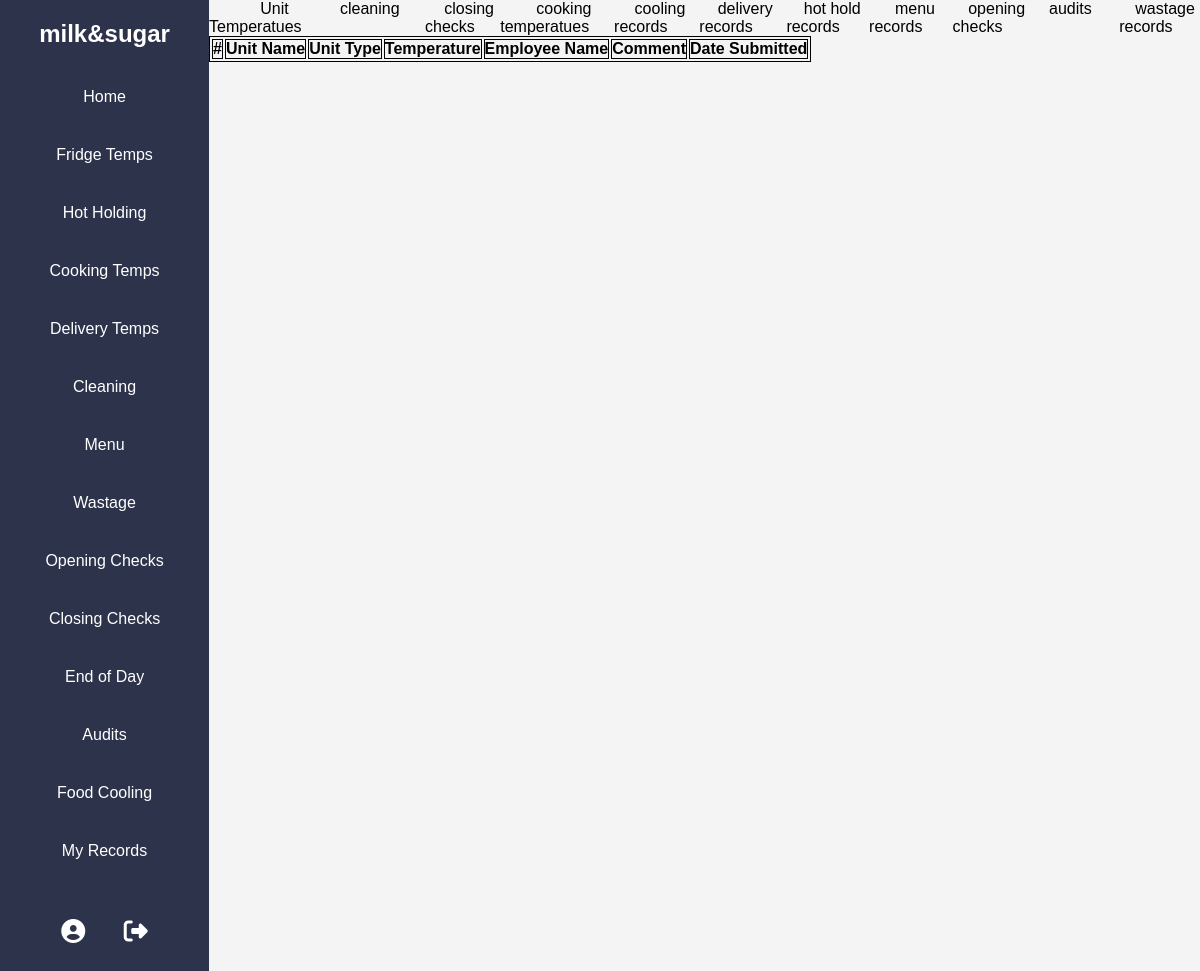
Page /unit_temp_records/1 (signed in) on the earlier database version.
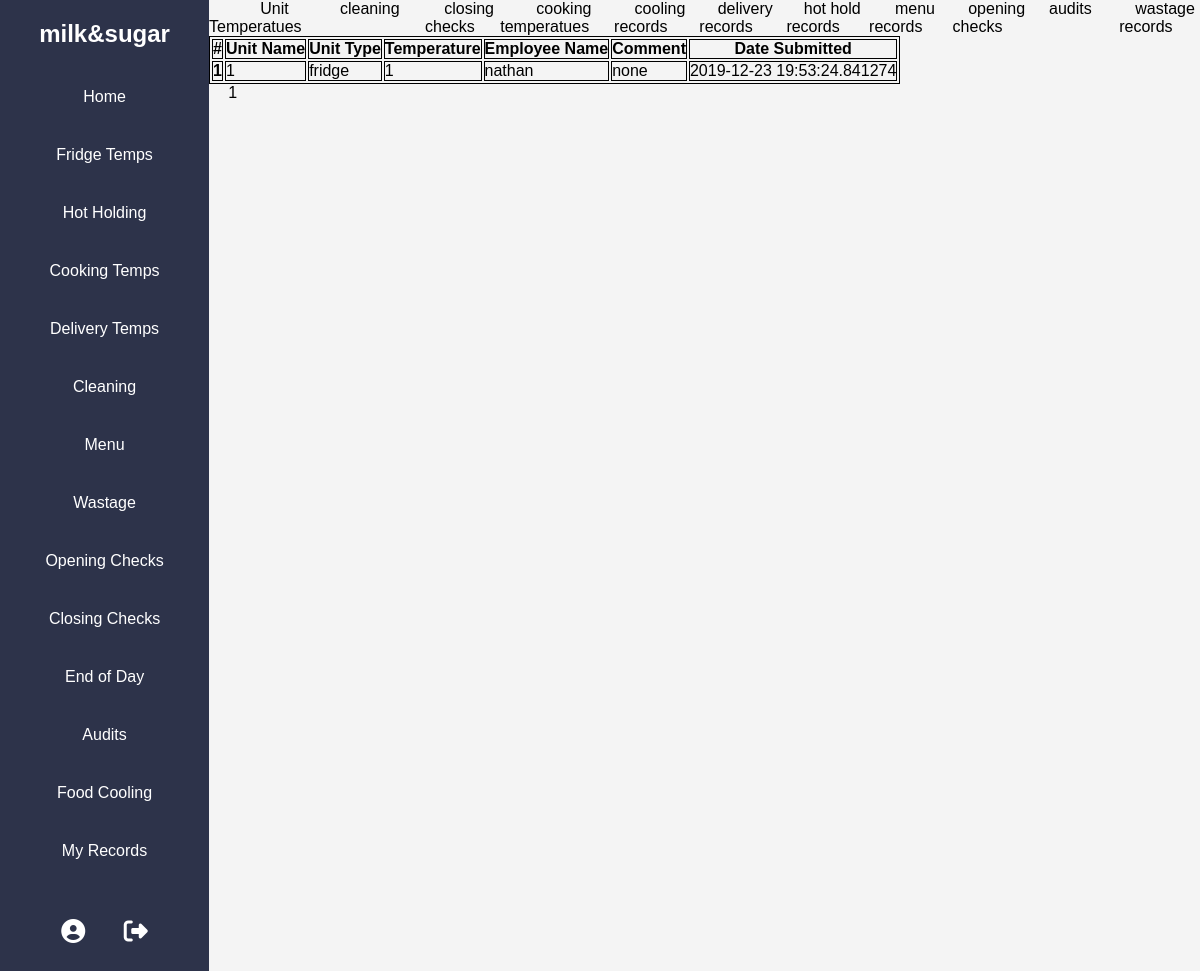
Same page on the later database version.
### SafeFoodApp/models.py (models this page shows, shortened)
class User(db.Model, UserMixin):
    id = db.Column(db.Integer, primary_key=True, nullable=False)
    username = db.Column(db.String(50), nullable=False)
    email = db.Column(db.String(50), unique=True, nullable=False)
    company_name = db.Column(db.String(120), unique=False, nullable=False)
    password = db.Column(db.String(60), unique=False, nullable=False)
    user_temp_records = db.relationship('FridgeFreezerTempTable', backref=db.backref('user', lazy=True))
    user_cooking_temp_records = db.relationship("CookingTemperatureTable", backref=db.backref('user', lazy=True))
    user_delivery_temp_records = db.relationship("DeliveryTemperatureTable", backref=db.backref('user', lazy=True))
    hot_hold_records = db.relationship("HotHoldTable", backref=db.backref('user', lazy=True))
    menu_spec = db.relationship("MenuTable", backref=db.backref('user', lazy=True))
    wastage = db.relationship("WastageTable", backref=db.backref('user', lazy=True))
    cooling_records = db.relationship("FoodCoolingTable", backref=db.backref('user', lazy=True))

class Base(db.Model):
    __abstract__ = True
    employee_name =  db.Column(db.String(50), nullable=False)
    date_submitted = db.Column(db.DateTime, nullable=False, default=datetime.utcnow)
    comment =  db.Column(db.String(100), nullable=True)

class FridgeFreezerTempTable(Base):
    id = db.Column(db.Integer, primary_key=True)
    unit_name = db.Column(db.String(50), nullable=False)
    unit_type = db.Column(db.String(50), nullable=False)
    temperature = db.Column(db.String(10), nullable=False)
    company_id = db.Column(db.Integer, db.ForeignKey('user.id'),nullable=False)

### SafeFoodApp/routes.py (the view)
@app.route("/unit_temp_records/<int:page_number>")
def unit_records(page_number):
    records = FridgeFreezerTempTable.query.filter_by(user=current_user).paginate(per_page=5, page=page_number, error_out=True)
    for record in records.items:
        print(record)
    return render_template("unit_temp_records.html", user_records=records)

### SafeFoodApp/models.py (called while the page is built)
@login_manager.user_loader
def load_user(user_id):
    return User.query.get(int(user_id))

### SafeFoodApp/templates/unit_temp_records.html
{% extends "records.html"%}
{%block recordcontent%}
<table class="table table-striped">
    <thead>
        <tr>
            <th scope="col">#</th>
            <th scope="col">Unit Name</th>
            <th scope="col">Unit Type</th>
            <th scope="col">Temperature</th>
            <th scope="col">Employee Name</th>
            <th scope="col">Comment</th>
            <th scope="col">Date Submitted</th>
        </tr>
    </thead>
    <tbody>
        {% for record in user_records.items %}
            <tr>
                <th scope="col">{{ loop.index }}</th>
                <td>{{record.unit_name}}</td>
                <td>{{record.unit_type}}</td>
                <td>{{record.temperature}}</td>
                <td>{{record.employee_name}}</td>
                <td>{{record.comment}}</th>
                <td>{{record.date_submitted}}</td>
            </tr>
        {% endfor %}
    </tbody>
</table>
{% for page in user_records.iter_pages() %}
{% if page %}
<a class="test" href="{{url_for('unit_records', page_number=page) }}">{{ page }}</a>
{% else %}
.
{% endif %}
{% endfor %}
{% endblock%}

### SafeFoodApp/templates/records.html
{% extends "layouts.html" %}
{% block content %}
<div>
    <div class="content-box">
        <div class="record-nav">
            <ul class="top-nav">
                <li><a href="{{url_for('unit_records', page_number=1)}}">Unit Temperatues</a></li>
                <li><a href="#">cleaning</a></li>
                <li><a href="#">closing checks</a></li>
                <li><a href="{{url_for('cooking_records', page_number=1)}}">cooking temperatues</a></li>
                <li><a href="{{url_for('cooling_records', page_number=1)}}">cooling records</a></li>
                <li><a href="{{url_for('delivery_records', page_number=1)}}">delivery records</a></li>
                <li><a href="{{url_for('hothold_records', page_number=1)}}">hot hold records</a></li>
                <li><a href="#">menu records</a></li>
                <li><a href="#">opening checks</a></li>
                <li><a href="#">audits</a></li>
                <li><a href="{{url_for('wastage_records', page_number=1)}}">wastage records</a></li>
            </ul>
        </div>
    </div>
        {% block recordcontent%}{% endblock %}
</div>
{% endblock %}

### SafeFoodApp/templates/layouts.html (shortened to what this page needs)
<!DOCTYPE html>
<html lang="en">
<head>
    <link rel="stylesheet" type="text/css" href="{{ url_for('static', filename='main.css') }}">
</head>
<body>
    <div class="container">
        <nav>
            <div class="side-nav">
                <ul>
                    <li>
                        <h2><a href="#">{{ current_user.company_name }}</a></h2>
                    </li>
                    <li><a href="{{url_for('app_home')}}">Home</a></li>
                    <li><a href="{{url_for('fridge_freezer_temps')}}">Fridge Temps</a></li>
                    <li><a href="{{url_for('hot_hold')}}"> Hot Holding</a></li>
                    <li><a href="{{url_for('cooking_temps')}}">Cooking Temps</a></li>
                    <li><a href="{{url_for('delivery')}}">Delivery Temps</a></li>
                    <li><a href="{{url_for('cleaning')}}">Cleaning</a></li>
                    <li><a href="{{url_for('menu')}}">Menu</a></li>
                    <li><a href="{{url_for('wastage')}}">Wastage</a></li>
                    <li><a href="{{url_for('opening_checks')}}">Opening Checks</a></li>
                    <li><a href="{{url_for('closing')}}">Closing Checks</a></li>
                    <li><a href="{{url_for('fridge_freezer_temps')}}">End of Day </a></li>
                    <li><a href="{{url_for('audits')}}">Audits</a></li>
                    <li><a href="{{url_for('food_cooling')}}">Food Cooling</a></li>
                    <li><a href="{{url_for('records')}}">My Records</a></li>
                    <div class="login-account">
                        <a href="#"><i class="fas fa-user-circle"></i></a>
                        <a href="{{url_for('logout')}}"><i class="fas fa-sign-out-alt"></i></a>
                    </div>
                </ul>
            </div>
        </nav>
        <div>
            {% block content %}{% endblock %}
        </div>
    </div>
</body>
</html>

### SafeFoodApp/static/main.css (style rules this page uses)
* { margin: 0; padding: 0; }
body { background-color: #f4f4f4; font-family: 'Montserrat', sans-serif; }
a { text-decoration: none; color: white; }
.test { color: black; }
li { list-style: none; }
table, th, td { border: 1px solid black; }
.container { display: grid; grid-template-columns: 1fr 8fr; height: 100vh; }
.side-nav { height: 100%; background-color: #2d334a; text-align: center; }
.side-nav li { padding: 20px; color: white; }
.content-box { text-align: center; }
.login-account { display: flex; flex-direction: row; font-size: 1.5rem; justify-content: center; }
.login-account, a { padding: 1.2rem; }
.top-nav li a { color: black; }
.top-nav { display: flex; }

Differences in the rows shown:
added FridgeFreezerTempTable: unit_name "1", unit_type "fridge", temperature "1", employee_name "nathan", comment "none", date_submitted "2019-12-23 19:53:24.841274"
Other differences:
new list line: "1"
